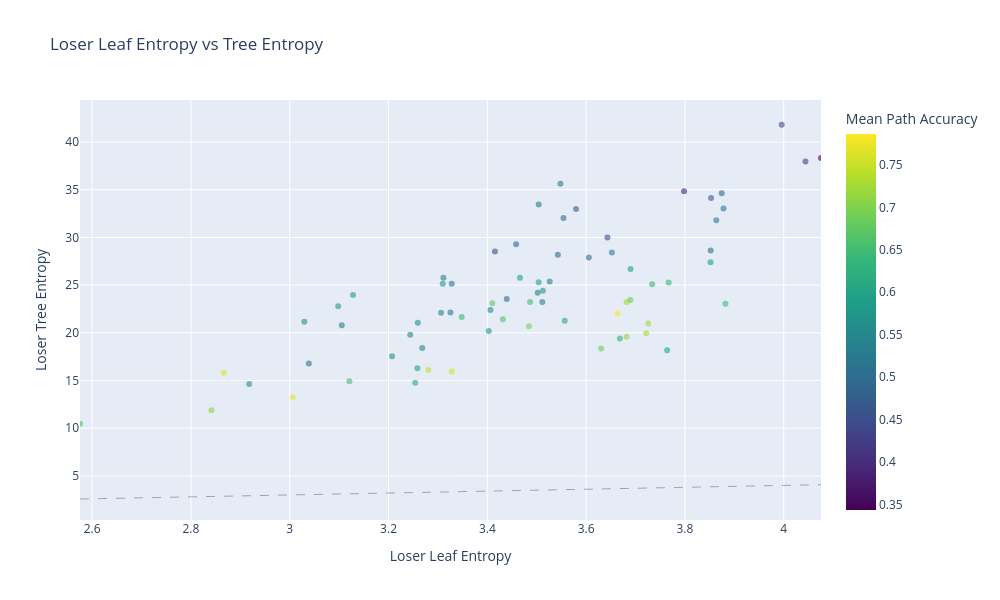

Notebook code for this chart:
### Markdown cell above
#### Tree and leaf entropy

### Code cell
# Calculate entropy for winner/loser trees and final nodes

# Helper function to calculate entropy
def calculate_entropy(counts):
    probabilities = counts / np.sum(counts)
    # Remove zero probabilities to avoid log(0)
    probabilities = probabilities[probabilities > 0]
    return -np.sum(probabilities * np.log2(probabilities))

def calculate_tree_entropy(G):
    # Get all non-leaf nodes (nodes with outgoing edges)
    non_leaf_nodes = [node for node in G.nodes() if len(list(G.neighbors(node))) > 0]
    
    tree_entropy = 0
    for node in non_leaf_nodes:
        # Get outgoing edges and their weights
        edge_weights = [G.edges[node, successor]['weight'] for successor in G.neighbors(node)]
        total_weight = sum(edge_weights)
        
        if total_weight > 0:  # Avoid division by zero
            # Calculate probabilities for each branch
            probabilities = np.array(edge_weights) / total_weight
            
            # Calculate entropy for this node
            node_entropy = -np.sum(probabilities * np.log2(probabilities))
            tree_entropy += node_entropy
    
    return tree_entropy

# Calculate entropy for winner/loser trees
winner_tree_entropies = []
loser_tree_entropies = []

winner_leaf_entropies = []
loser_leaf_entropies = []

accs = []

pairs = []

for (start_node, end_node), group in test_df.groupby(["StartAt", "EndAt"]):
    pairs.append(start_node+end_node)
    trajs = generate_trajs_from_df(group)
    # G = generate_flow_tree_from_trajs(trajs, END_NODE=end_node)

    # new_G = nx.relabel.convert_node_labels_to_integers(G, first_label=0, ordering='default') # need to do for embeddings
    # flow_trees.append(new_G)
    accs.append(group["path_mean_acc"].iloc[0])
    # paths.append((start_node, end_node))
    # tree_dict[(start_node, end_node)] = [new_G, group["path_mean_acc"].iloc[0]]

    group["accuracy"] = group["accuracy"].astype(bool)

    # WINNERS ONLY
    winner_trajs = generate_trajs_from_df(group[group["accuracy"]])
    winner_ends = [winner_traj[-1] for winner_traj in winner_trajs]
    winner_end_counts = pd.Series(winner_ends).value_counts()
    winner_leaf_entropies.append(calculate_entropy(winner_end_counts))

    G_winner = generate_flow_tree_from_trajs(winner_trajs, END_NODE=end_node)
    winner_tree_entropies.append(calculate_tree_entropy(G_winner))

    # G = generate_flow_tree_from_trajs(trajs, END_NODE=end_node)
    # winner_tree_dict[(start_node, end_node)] = G

    # LOSERS ONLY
    loser_trajs = generate_trajs_from_df(group[~group["accuracy"]])
    loser_ends = [loser_traj[-1] for loser_traj in loser_trajs]
    loser_end_counts = pd.Series(loser_ends).value_counts()
    loser_leaf_entropies.append(calculate_entropy(loser_end_counts))

    G_loser = generate_flow_tree_from_trajs(loser_trajs, END_NODE=end_node)
    loser_tree_entropies.append(calculate_tree_entropy(G_loser))

    # G = generate_flow_tree_from_trajs(trajs, END_NODE=end_node)
    # loser_tree_dict[(start_node, end_node)] = G

# Print mean and variance of leaf entropies
print(f"Winner leaf entropy - Mean: {np.mean(winner_leaf_entropies):.3f}, Variance: {np.var(winner_leaf_entropies):.3f}")
print(f"Loser leaf entropy - Mean: {np.mean(loser_leaf_entropies):.3f}, Variance: {np.var(loser_leaf_entropies):.3f}")
print("Entropy of 3 can mean there are 2^3 equally likely outcomes.")

print(f"Winner tree entropy - Mean: {np.mean(winner_tree_entropies):.3f}, Variance: {np.var(winner_tree_entropies):.3f}")
print(f"Loser tree entropy - Mean: {np.mean(loser_tree_entropies):.3f}, Variance: {np.var(loser_tree_entropies):.3f}")


import plotly.express as px
import plotly.graph_objects as go

# Create a dataframe for plotly
df = pd.DataFrame({
    'Leaf Entropy': loser_leaf_entropies,
    'Tree Entropy': loser_tree_entropies,
    'Mean Accuracy': accs,
    'Pair': pairs
})

# Create scatter plot
fig = px.scatter(df, 
                 x='Leaf Entropy', 
                 y='Tree Entropy',
                 color='Mean Accuracy',
                 hover_data={'Leaf Entropy': ':.3f',
                           'Tree Entropy': ':.3f', 
                           'Mean Accuracy': ':.3f',
                           'Pair': True},
                 opacity=0.6,
                 color_continuous_scale='viridis',
                 title='Loser Leaf Entropy vs Tree Entropy')

# Add diagonal reference line
fig.add_trace(
    go.Scatter(x=[min(loser_leaf_entropies), max(loser_leaf_entropies)],
               y=[min(loser_leaf_entropies), max(loser_leaf_entropies)],
               mode='lines',
               line=dict(dash='dash', color='black', width=1),
               opacity=0.3,
               showlegend=False)
)

# Update layout
fig.update_layout(
    width=1000,
    height=600,
    xaxis_title="Loser Leaf Entropy",
    yaxis_title="Loser Tree Entropy",
    xaxis=dict(range=[min(loser_leaf_entropies), max(loser_leaf_entropies)]),
    coloraxis_colorbar_title="Mean Path Accuracy"
)

fig.show()

### Figure 1 — Plotly figure (JSON) as saved in the notebook; plotly's stock layout.template omitted (floating-point values rounded to 4 significant figures; data arrays with more than 128 entries replaced by an {"elided": "..."} marker saying what was removed)
{"data": [{"customdata": {"elided": "72x2 mixed values"}, "hovertemplate": "Leaf Entropy=%{x:.3f}<br>Tree Entropy=%{y:.3f}<br>Mean Accuracy=%{marker.color:.3f}<br>Pair=%{customdata[1]}<extra></extra>", "legendgroup": "", "marker": {"color": [0.5455, 0.5303, 0.7286, 0.7164, 0.697, 0.4861, 0.625, 0.5294, 0.5694, 0.5303, 0.5135, 0.7864, 0.6515, 0.4688, 0.6618, 0.5211, 0.5147, 0.597, 0.5915, 0.7286, 0.746, 0.4478, 0.6714, 0.5294, 0.6406, 0.5735, 0.5833, 0.7273, 0.6377, 0.5, 0.6769, 0.5143, 0.5714, 0.6119, 0.5735, 0.5606, 0.7059, 0.5303, 0.6111, 0.3433, 0.4462, 0.5286, 0.5882, 0.5312, 0.7576, 0.3889, 0.6522, 0.4219, 0.5455, 0.6389, 0.5915, 0.5571, 0.7656, 0.597, 0.7727, 0.4925, 0.4762, 0.5217, 0.5909, 0.5606, 0.6866, 0.5455, 0.5373, 0.6338, 0.5, 0.4531, 0.5152, 0.5, 0.5286, 0.5833, 0.5882, 0.6567], "coloraxis": "coloraxis", "opacity": 0.6, "symbol": "circle"}, "mode": "markers", "name": "", "orientation": "v", "showlegend": false, "type": "scatter", "x": [3.306, 3.652, 3.682, 3.682, 3.484, 3.458, 3.668, 3.504, 3.03, 3.502, 3.039, 3.664, 3.121, 3.853, 3.431, 3.878, 3.605, 3.764, 3.466, 3.722, 3.281, 3.415, 3.41, 3.864, 3.882, 3.512, 3.098, 3.725, 3.734, 3.554, 3.69, 3.852, 3.403, 3.254, 2.918, 3.207, 2.841, 3.511, 3.557, 4.075, 3.996, 3.548, 3.852, 3.311, 3.328, 3.798, 3.486, 4.044, 3.268, 3.348, 3.69, 3.244, 2.866, 3.258, 3.006, 3.439, 3.58, 3.325, 3.504, 3.259, 3.63, 3.406, 3.526, 3.767, 3.875, 3.643, 3.328, 3.543, 3.105, 3.31, 3.128, 2.575], "xaxis": "x", "y": [22.09, 28.42, 23.22, 19.58, 20.68, 29.27, 19.41, 33.45, 21.16, 24.2, 16.79, 22.01, 14.93, 34.12, 21.41, 33.04, 27.88, 18.17, 25.77, 19.95, 16.09, 28.51, 23.11, 31.79, 23.05, 24.42, 22.79, 20.96, 25.08, 32.04, 23.43, 28.64, 20.19, 14.76, 14.62, 17.53, 11.89, 23.22, 21.25, 38.31, 41.81, 35.63, 27.39, 25.76, 15.95, 34.84, 23.22, 37.97, 18.42, 21.67, 26.7, 19.81, 15.82, 16.28, 13.22, 23.55, 32.97, 22.12, 25.3, 21.06, 18.36, 22.4, 25.38, 25.28, 34.64, 30.0, 25.15, 28.19, 20.78, 25.13, 23.96, 10.47], "yaxis": "y"}, {"line": {"color": "black", "dash": "dash", "width": 1}, "mode": "lines", "opacity": 0.3, "showlegend": false, "type": "scatter", "x": [2.575, 4.075], "y": [2.575, 4.075]}], "layout": {"coloraxis": {"colorbar": {"title": {"text": "Mean Path Accuracy"}}, "colorscale": [[0, "#440154"], [0.1111, "#482878"], [0.2222, "#3e4989"], [0.3333, "#31688e"], [0.4444, "#26828e"], [0.5556, "#1f9e89"], [0.6667, "#35b779"], [0.7778, "#6ece58"], [0.8889, "#b5de2b"], [1, "#fde725"]]}, "height": 600, "legend": {"tracegroupgap": 0}, "title": {"text": "Loser Leaf Entropy vs Tree Entropy"}, "width": 1000, "xaxis": {"anchor": "y", "domain": [0, 1], "range": [2.575, 4.075], "title": {"text": "Loser Leaf Entropy"}}, "yaxis": {"anchor": "x", "domain": [0, 1], "title": {"text": "Loser Tree Entropy"}}}}
